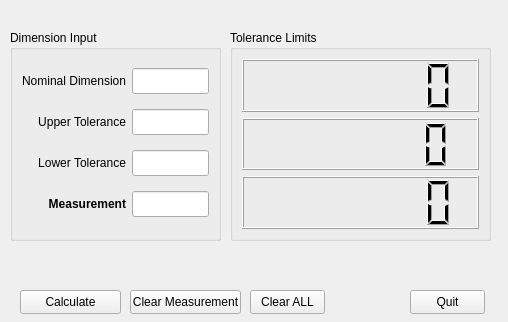
<?xml version="1.0" encoding="UTF-8"?>
<ui version="4.0">
 <class>Form</class>
 <widget class="QWidget" name="Form">
  <property name="geometry">
   <rect>
    <x>0</x>
    <y>0</y>
    <width>508</width>
    <height>322</height>
   </rect>
  </property>
  <property name="windowTitle">
   <string>Tolerance Helper - V1.1 - Andrew Thomas</string>
  </property>
  <widget class="QPushButton" name="quitButton">
   <property name="geometry">
    <rect>
     <x>410</x>
     <y>290</y>
     <width>75</width>
     <height>24</height>
    </rect>
   </property>
   <property name="text">
    <string>Quit</string>
   </property>
  </widget>
  <widget class="QGroupBox" name="groupBox">
   <property name="geometry">
    <rect>
     <x>230</x>
     <y>30</y>
     <width>261</width>
     <height>211</height>
    </rect>
   </property>
   <property name="title">
    <string>Tolerance Limits</string>
   </property>
   <layout class="QVBoxLayout" name="verticalLayout">
    <item>
     <widget class="QLCDNumber" name="lower_tolerance_out">
      <property name="toolTip">
       <string>Lower Tolerance - Do not exceed</string>
      </property>
      <property name="layoutDirection">
       <enum>Qt::RightToLeft</enum>
      </property>
      <property name="digitCount">
       <number>7</number>
      </property>
      <property name="segmentStyle">
       <enum>QLCDNumber::Filled</enum>
      </property>
      <property name="value" stdset="0">
       <double>0.000000000000000</double>
      </property>
      <property name="intValue" stdset="0">
       <number>0</number>
      </property>
     </widget>
    </item>
    <item>
     <widget class="QLCDNumber" name="nominal_out">
      <property name="toolTip">
       <string>Nominal Measurement</string>
      </property>
      <property name="layoutDirection">
       <enum>Qt::RightToLeft</enum>
      </property>
      <property name="autoFillBackground">
       <bool>false</bool>
      </property>
      <property name="frameShape">
       <enum>QFrame::Box</enum>
      </property>
      <property name="lineWidth">
       <number>1</number>
      </property>
      <property name="smallDecimalPoint">
       <bool>false</bool>
      </property>
      <property name="digitCount">
       <number>7</number>
      </property>
     </widget>
    </item>
    <item>
     <widget class="QLCDNumber" name="upper_tolerance_out">
      <property name="font">
       <font>
        <italic>false</italic>
       </font>
      </property>
      <property name="toolTip">
       <string>Upper Tolerance - Do not exceed</string>
      </property>
      <property name="layoutDirection">
       <enum>Qt::RightToLeft</enum>
      </property>
      <property name="digitCount">
       <number>7</number>
      </property>
     </widget>
    </item>
   </layout>
  </widget>
  <widget class="QGroupBox" name="groupBox_2">
   <property name="geometry">
    <rect>
     <x>10</x>
     <y>30</y>
     <width>211</width>
     <height>211</height>
    </rect>
   </property>
   <property name="title">
    <string>Dimension Input</string>
   </property>
   <layout class="QGridLayout" name="gridLayout">
    <item row="0" column="0">
     <widget class="QLabel" name="label_3">
      <property name="font">
       <font>
        <pointsize>9</pointsize>
       </font>
      </property>
      <property name="text">
       <string>Nominal Dimension</string>
      </property>
      <property name="alignment">
       <set>Qt::AlignRight|Qt::AlignTrailing|Qt::AlignVCenter</set>
      </property>
      <property name="buddy">
       <cstring>nominal_in</cstring>
      </property>
     </widget>
    </item>
    <item row="0" column="1">
     <widget class="QLineEdit" name="nominal_in">
      <property name="font">
       <font>
        <pointsize>11</pointsize>
       </font>
      </property>
      <property name="toolTip">
       <string>&lt;html&gt;&lt;head/&gt;&lt;body&gt;&lt;p&gt;Enter the &lt;span style=&quot; font-weight:700; color:#00aa00;&quot;&gt;NOMINAL&lt;/span&gt; dimension from the blueprint...&lt;/p&gt;&lt;/body&gt;&lt;/html&gt;</string>
      </property>
     </widget>
    </item>
    <item row="1" column="0">
     <widget class="QLabel" name="label">
      <property name="font">
       <font>
        <pointsize>9</pointsize>
       </font>
      </property>
      <property name="text">
       <string>Upper Tolerance</string>
      </property>
      <property name="alignment">
       <set>Qt::AlignRight|Qt::AlignTrailing|Qt::AlignVCenter</set>
      </property>
      <property name="buddy">
       <cstring>upper_tolerance_in</cstring>
      </property>
     </widget>
    </item>
    <item row="1" column="1">
     <widget class="QLineEdit" name="upper_tolerance_in">
      <property name="font">
       <font>
        <pointsize>11</pointsize>
       </font>
      </property>
      <property name="toolTip">
       <string>&lt;html&gt;&lt;head/&gt;&lt;body&gt;&lt;p&gt;Enter the &lt;span style=&quot; font-weight:700; color:#00aa00;&quot;&gt;UPPE&lt;/span&gt;&lt;span style=&quot; font-weight:700; color:#00aa00;&quot;&gt;R&lt;/span&gt; tolerance from the blueprint...&lt;/p&gt;&lt;/body&gt;&lt;/html&gt;</string>
      </property>
     </widget>
    </item>
    <item row="2" column="0">
     <widget class="QLabel" name="label_2">
      <property name="font">
       <font>
        <pointsize>9</pointsize>
       </font>
      </property>
      <property name="text">
       <string>Lower Tolerance</string>
      </property>
      <property name="alignment">
       <set>Qt::AlignRight|Qt::AlignTrailing|Qt::AlignVCenter</set>
      </property>
      <property name="buddy">
       <cstring>lower_tolerance_in</cstring>
      </property>
     </widget>
    </item>
    <item row="2" column="1">
     <widget class="QLineEdit" name="lower_tolerance_in">
      <property name="font">
       <font>
        <pointsize>11</pointsize>
       </font>
      </property>
      <property name="toolTip">
       <string>&lt;html&gt;&lt;head/&gt;&lt;body&gt;&lt;p&gt;Enter the &lt;span style=&quot; font-weight:700; color:#00aa00;&quot;&gt;LOWER&lt;/span&gt; tolerance from the blueprint...&lt;/p&gt;&lt;/body&gt;&lt;/html&gt;</string>
      </property>
     </widget>
    </item>
    <item row="3" column="0">
     <widget class="QLabel" name="label_4">
      <property name="font">
       <font>
        <pointsize>9</pointsize>
        <bold>true</bold>
       </font>
      </property>
      <property name="text">
       <string>Measurement</string>
      </property>
      <property name="alignment">
       <set>Qt::AlignRight|Qt::AlignTrailing|Qt::AlignVCenter</set>
      </property>
      <property name="buddy">
       <cstring>measurement_in</cstring>
      </property>
     </widget>
    </item>
    <item row="3" column="1">
     <widget class="QLineEdit" name="measurement_in">
      <property name="font">
       <font>
        <pointsize>11</pointsize>
        <bold>false</bold>
       </font>
      </property>
      <property name="toolTip">
       <string>&lt;html&gt;&lt;head/&gt;&lt;body&gt;&lt;p&gt;Enter your measurement here and click the &lt;span style=&quot; font-weight:700; color:#00aa00;&quot;&gt;CALCULATE&lt;/span&gt; button...&lt;/p&gt;&lt;/body&gt;&lt;/html&gt;</string>
      </property>
     </widget>
    </item>
   </layout>
  </widget>
  <widget class="QLabel" name="output_label">
   <property name="enabled">
    <bool>true</bool>
   </property>
   <property name="geometry">
    <rect>
     <x>20</x>
     <y>249</y>
     <width>421</width>
     <height>31</height>
    </rect>
   </property>
   <property name="font">
    <font>
     <pointsize>12</pointsize>
     <italic>false</italic>
     <bold>false</bold>
    </font>
   </property>
   <property name="autoFillBackground">
    <bool>true</bool>
   </property>
   <property name="frameShape">
    <enum>QFrame::NoFrame</enum>
   </property>
   <property name="frameShadow">
    <enum>QFrame::Plain</enum>
   </property>
   <property name="text">
    <string/>
   </property>
   <property name="alignment">
    <set>Qt::AlignCenter</set>
   </property>
  </widget>
  <widget class="QPushButton" name="clearTextButton">
   <property name="geometry">
    <rect>
     <x>250</x>
     <y>290</y>
     <width>75</width>
     <height>24</height>
    </rect>
   </property>
   <property name="text">
    <string>Clear ALL</string>
   </property>
  </widget>
  <widget class="QPushButton" name="calculateButton">
   <property name="geometry">
    <rect>
     <x>20</x>
     <y>290</y>
     <width>101</width>
     <height>24</height>
    </rect>
   </property>
   <property name="text">
    <string>Calculate</string>
   </property>
  </widget>
  <widget class="QPushButton" name="clearMeasurementButton">
   <property name="geometry">
    <rect>
     <x>130</x>
     <y>290</y>
     <width>111</width>
     <height>24</height>
    </rect>
   </property>
   <property name="text">
    <string>Clear Measurement</string>
   </property>
  </widget>
 </widget>
 <tabstops>
  <tabstop>nominal_in</tabstop>
  <tabstop>upper_tolerance_in</tabstop>
  <tabstop>lower_tolerance_in</tabstop>
  <tabstop>measurement_in</tabstop>
  <tabstop>calculateButton</tabstop>
  <tabstop>clearMeasurementButton</tabstop>
  <tabstop>clearTextButton</tabstop>
  <tabstop>quitButton</tabstop>
 </tabstops>
 <resources/>
 <connections>
  <connection>
   <sender>nominal_in</sender>
   <signal>textChanged(QString)</signal>
   <receiver>nominal_out</receiver>
   <slot>display(QString)</slot>
   <hints>
    <hint type="sourcelabel">
     <x>188</x>
     <y>95</y>
    </hint>
    <hint type="destinationlabel">
     <x>255</x>
     <y>141</y>
    </hint>
   </hints>
  </connection>
 </connections>
</ui>
